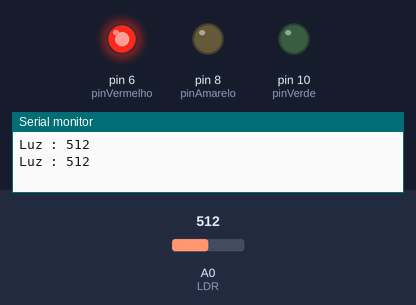
Simulated run of this sketch. Board: Arduino Uno, built with avr-gcc and run on an emulated ATmega328P. Shown: output pins drawn as LEDs (lit = HIGH), the last lines printed to the serial monitor. The inputs (shaded band) are chosen by the test bench; at power-on: A0 (LDR) = 512.

Above: at 1.8 s.
1.9 s: A0 (LDR) set to 488
At 3.2 s:
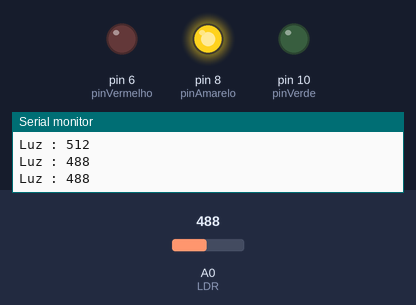
3.5 s: A0 (LDR) set to 110
5.2 s: A0 (LDR) set to 95
At 6.3 s:
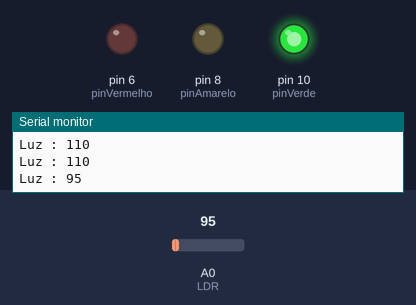
7.5 s: A0 (LDR) set to 122
At 9.0 s:
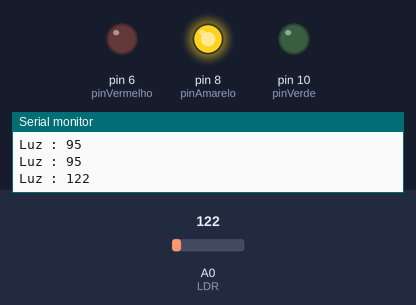
9.5 s: A0 (LDR) set to 0
At 10.6 s:
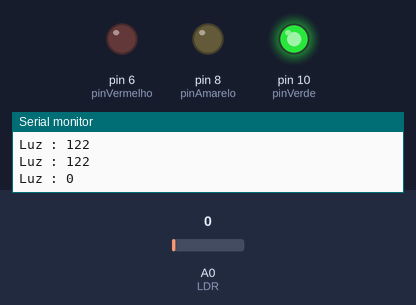
Timing chart, 0 to 12.5 s (numbered marks = the images above; inputs shaded):
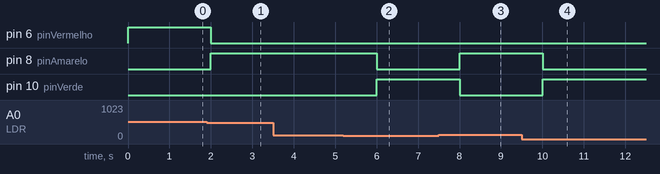

The sketch:

sensorLuzComLed.ino
```cpp
int LDR = A0;
int luz;
int pinVermelho = 6;
int pinAmarelo = 8;
int pinVerde = 10;


int pouca = 100;
int media = 300;
int muita = 500;


void setup() {
   Serial.begin(9600);
   pinMode(LDR, INPUT);

  pinMode(pinVermelho, OUTPUT);
  pinMode(pinAmarelo, OUTPUT);
  pinMode(pinVerde, OUTPUT);
}

void loop() {
  luz = analogRead(LDR);

  Serial.print("Luz : ");
  Serial.println(luz);


  if (luz < pouca) {
    digitalWrite(pinVerde, HIGH);
    digitalWrite(pinAmarelo, LOW);
    digitalWrite(pinVermelho, LOW);


  }

  if (luz > pouca && luz < muita) {
    digitalWrite(pinAmarelo, HIGH);
    digitalWrite(pinVerde, LOW);
    digitalWrite(pinVermelho, LOW);

  }

  if (luz >= muita) {
    digitalWrite(pinVermelho, HIGH);
    digitalWrite(pinAmarelo, LOW);
    digitalWrite(pinVerde, LOW);

  }

  delay(1000);
}
```

Measured:
- the behaviour switches between 500 and 499 on A0 (LDR) (found by bisection; images 0 and 1)
- the behaviour switches between 100 and 99 on A0 (LDR) (found by bisection; images 1 and 2)
- after the input at 1.9 s, pin 6 (pinVermelho): HIGH → LOW after 0.10 s; pin 8 (pinAmarelo): LOW → HIGH after 0.10 s
- after the input at 5.2 s, pin 8 (pinAmarelo): HIGH → LOW after 0.80 s; pin 10 (pinVerde): LOW → HIGH after 0.80 s
- after the input at 7.5 s, pin 8 (pinAmarelo): LOW → HIGH after 0.50 s; pin 10 (pinVerde): HIGH → LOW after 0.50 s
- after the input at 9.5 s, pin 8 (pinAmarelo): HIGH → LOW after 0.50 s; pin 10 (pinVerde): LOW → HIGH after 0.50 s
